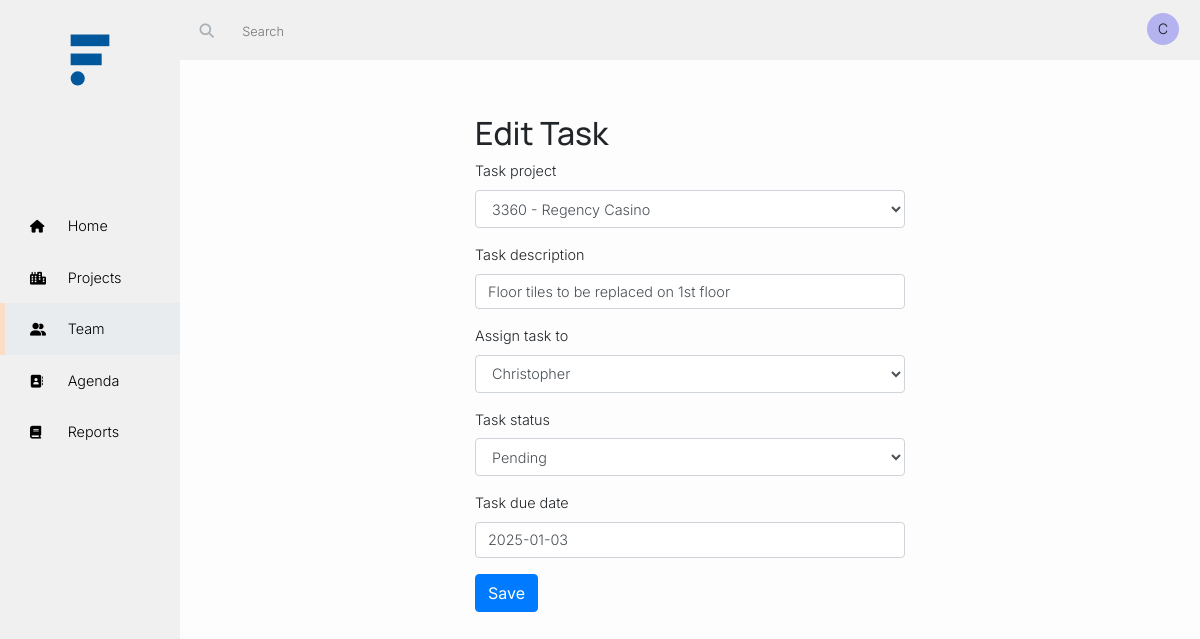
Screenshot of /team/edit_task_user/3/ with the database file from the repository.
### team/models.py (models this page shows, shortened)
class Task(models.Model):
    task_project = models.ForeignKey(Project,related_name='project_tasks',on_delete=models.CASCADE)
    task_description = models.CharField(max_length=264,unique=False)
    task_description_html = models.TextField(editable=False)
    task_owner = models.ForeignKey(User,related_name='user_tasks',on_delete=models.CASCADE)
    task_asignee = models.ForeignKey(User,related_name='assigned_tasks',on_delete=models.CASCADE, verbose_name='Assign task to')
    task_status_choices = (
        ('Completed', 'Completed'),
        ('Pending', 'Pending'),
    )
    task_status = models.CharField(max_length=30, choices = task_status_choices, blank = False, default="Pending")
    task_creation_date = models.DateTimeField(auto_now=True)
    task_due_date = models.DateField()
    task_completion_date = models.DateTimeField(null=True, blank=True)
    class Meta:
        ordering = ['task_due_date']

### team/views.py (the view, shortened to what this page needs)
# urls.py: path('edit_task_user/<int:pk>/', views.edit_task_user.as_view(), name='edit_task_user'),
class edit_task_user(LoginRequiredMixin,generic.UpdateView):
    model = Task
    fields = ('task_project','task_description',
        'task_asignee','task_status','task_due_date')
    def get_form(self):
        form = super().get_form()
        form.fields['task_due_date'].widget = DatePickerInput(format='%d/%m/%Y')
        return form
    def get_context_data(self, **kwargs):
        context = super().get_context_data(**kwargs)
        context["user"] = User.objects.get(id=self.object.task_asignee.pk)
        return context
    template_name = 'team/edit_task_user.html'

### ProjectManagement/context_processors.py (called while the page is built)
def user_colors(request):
    if request.user.is_authenticated:
        R_name_length = len(str(request.user))*40%255
        G_date_joined = int(str(request.user.date_joined)[14:16])*40%255
        B_date_joined = int(str(request.user.date_joined)[17:19])*40%255
    else:
        R_name_length = 0
        G_date_joined = 0
        B_date_joined = 0
    return {
        'R_name_length': R_name_length,
        'G_date_joined': G_date_joined,
        'B_date_joined': B_date_joined,
    }

### projects/models.py (called while the page is built)
    def __str__(self):
        return '{0} - {1}'.format(self.project_number, self.project_name)

### team/templates/team/edit_task_user.html (shortened to what this page needs)
{% extends 'base.html' %}
{% load bootstrap4 %}
{% block body %}
<div class="container">
  <div class="row align-items-center justify-content-around mt-4">
    <div class="col-12 col-md-8 col-lg-6">
      <h2>Edit Task</h2>
      <form method="POST" action="{% url 'team:edit_task_user' task.pk %}" id="taskForm">
        {% bootstrap_form form %}
        {% buttons %}
        <button type="submit" class="btn btn-primary btn-large">Save</button>
        {% endbuttons %}
      </form>
    </div>
  </div>
</div>
{% endblock %}

### templates/base.html (shortened to what this page needs)
<!DOCTYPE html>
{% load bootstrap4 %}
{% url 'index' as start %}
{% url 'projects:project_categories_list' as projects %}
{% url 'subcontractors:contact_list' as subcontractors %}
{% url 'team:users_list' as team %}
{% url 'reports:reports_list' as reports %}
{% url 'login' as login %}
{% load static %}
<html lang="en">
<head>
  {% include "css_links.html" %}
</head>
<body>
  <div class="sideBar">
    <div id="logo">
      <a href="{% url 'index' %}">
        <img id="logo" src="{% static '/css/img/Logo.svg' %}" alt="logo" />
      </a>
    </div>
    <nav>
      <a class="nav-link {% if request.path == start %} active {% elif '/search/' in request.path %} active {% endif %}" href="{% url 'index' %}">
        <i class="fas fa-home"></i>
        Home
      </a>
      <a class="nav-link {% if '/projects/' in request.path %} active {% endif %}" href="{% url 'projects:project_categories_list' %}">
        <i class="fas fa-city"></i>
        Projects
      </a>
      <a class="nav-link {% if '/team/' in request.path %} active {% elif '/accounts/' in request.path %} active {% endif %}" href="{% url 'team:users_list' %}">
        <i class="fas fa-user-friends"></i>
        Team
      </a>
      <a class="nav-link {% if '/subcontractors/' in request.path %} active {% endif %}" href="{% url 'subcontractors:contact_list' %}">
        <i class="fas fa-address-book"></i>
        Agenda
      </a>
      <a class="nav-link {% if '/reports/' in request.path %} active {% endif %}" href="{% url 'reports:reports_list' %}">
        <i class="fas fa-book"></i>
        Reports
      </a>
      </nav>
  </div>
  <header>
    <div class="nav-tools">
      {% if user.is_authenticated %}
      <div class="searchBar">
        <form action="{% url 'projectsearch' %}" method="get" accept-charset="utf-8">
          <button type="submit">
            <i class="fas fa-search"></i>
          </button>
          <input type="text" id='searchInput' name="q" placeholder="Search">
        </form>
      </div>
      <div class="dropdown">
        <span class="nav-link pl-0" id="dropdownMenuButton2" data-toggle="dropdown">
          <div class="user-circle" style="background-color:rgba{{ user.profile.user_color }};">
            <span class="black initials" style="cursor:default">
              {{ user.username|first|title }}
            </span>
          </div>
        </span>
      </div>
    {% else %}
    <div class="user-area">
      <a href="{% url 'login' %}" class="nav-link login" href="#" role="button" aria-haspopup="true" aria-expanded="false">
        Login
      </a>
    </div>
    {% endif %}
  </div>
</header>
<div id="page-content-wrapper">
  <div class="content">
    {% block body %}
    {% endblock %}
  </div>
</div>
{% include "scripts_links.html" %}
</body>
</html>

### static/css/master.css (style rules this page uses)
:root { --blue: #01579b; --lightblue: #ccddeb; --darkblue: #013C69; --orange: #EB7311; --lightorange: #fbddc5; --darkorange: #fbddc5; --accent: #fbddc5; --borderRadius: 10px; --border: 0.5px solid lightgrey; --mainFont: 'Manrope', sans-serif; --secondaryFont: 'Inter', sans-serif; }
* { box-sizing: border-box; }
a { color: var(--darkblue); }
body { font-family: var(--secondaryFont); background: #FDFDFD; font-size: 0.9rem; }
body h1, h2, h3, h4, h5, h6 { font-family: var(--mainFont); font-weight: 500; }
.sideBar { background: #F0F0F0; height: 100%; width: 180px; position: fixed; padding-top: 0px; top: 0; left: 0; overflow: auto; }
.sideBar img { width: 100px; padding-top: 10px; }
.sideBar nav { padding-top: 120px; }
.sideBar a { display: block; color: black; text-decoration: none; padding: 15px 30px; font-weight: 300; transition: all 0.1s ease-in-out; }
.sideBar a.active { background: #E9ECEF; border-left: 5px solid var(--accent); padding: 15px 30px 15px 25px; }
.sideBar a .fas { color: black; font-size: .8rem; margin-right: .8rem; display: inline-block; width: 1.3rem; position: relative; top: 0px; }
#logo { height: 80px; display:block; margin: 0px auto; }
header { z-index: 100; margin-left: 180px; padding: 5px; background: #F0F0F0; position: fixed; top: 0; width: -moz-calc(100% - 180px); width: -webkit-calc(100% - 180px); width: -o-calc(100% - 180px); width: calc(100% - 180px); }
header .nav-tools { height: 50px; }
header .searchBar { display: inline-block; padding: 5px 5px 5px 0px; }
header .searchBar input { background: #F0F0F0; border: none; border-radius: 8px; font-size: .8rem; color: #000000; padding: 10px; font-weight: 300; width: 380px; }
header .searchBar .fas { color: #aab2b8; padding: 1em 1em 1em 1em; }
:root { --avatar-size: 2rem; }
header .dropdown { float: right; display: inline-block; }
.user-circle { display: inline-block; border-radius: 50%; height: var(--avatar-size); text-align: center; width: var(--avatar-size); font-weight: 300; }
.initials { font-size: .9rem; line-height: .2rem; position: relative; top: calc(var(--avatar-size) / 7); }
#page-content-wrapper { margin-left: 180px; padding-top: 50px; }
.content { padding: 40px; }
.form-group label { font-size: 0.9rem; font-weight: normal; font-weight: 300; }
.form-group select { font-size: 0.9rem; font-weight: normal; font-weight: 300; }
.form-group input { font-size: 0.9rem; font-weight: normal; font-weight: 300; }

### static/css/content-area.css (style rules this page uses)
* { margin: 0px; padding: 0px; box-sizing: border-box; }
body, html { height: 100vh; }
.content { margin: 0px auto; }
.content:after, .row:after { display: table; clear: both; }
button { background: transparent; box-shadow: 0px 0px 0px transparent; border: 0px solid transparent; text-shadow: 0px 0px 0px transparent; }
.black { color: #1F1F1F; }
.form-control { font-size: .9rem; font-weight: 300; }
@media (min-width: 1200px) { .container { max-width: 920px; } }

### rows the page displays
Task: task_project "3360 - Regency Casino", task_description "Floor tiles to be replaced on 1st floor", task_asignee "Christopher", task_status "Pending", task_due_date "2025-01-03"

### other values shown
{{ user.username|first|title }} "C"
